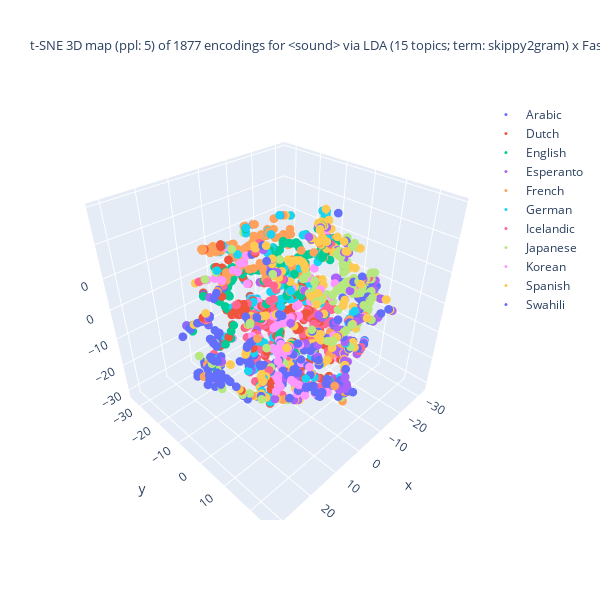
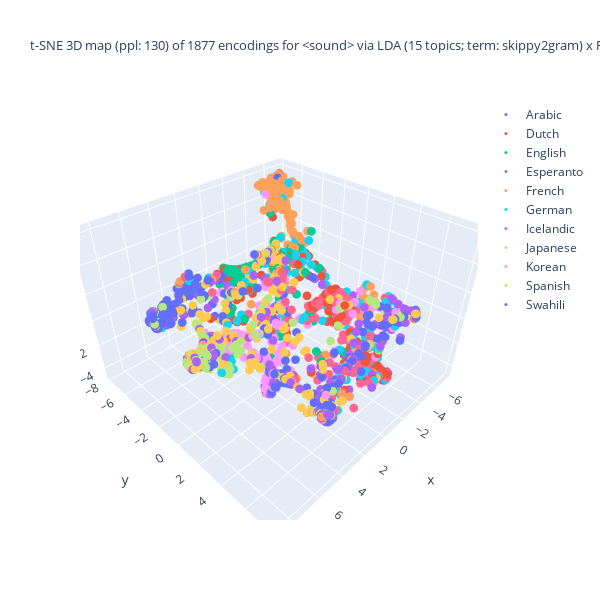
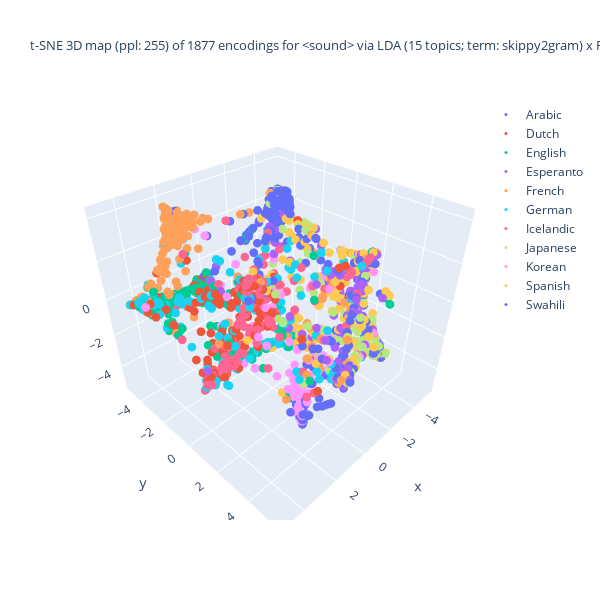

The notebook cell saved with these charts, in order:
### Markdown cell above
t-SNE の結果の可視化 (3D)

### Code cell
## tSNE の結果の可視化: Plotly を使った 3D 描画

import numpy as np
from sklearn.manifold import TSNE as tSNE
import plotly.express as pex
import plotly.graph_objects as go
import matplotlib.pyplot as plt

## tSNE のパラメターを設定
max_perplexity_factor = 3
perplexity_max_val = round(len(doc_fit_df)/max_perplexity_factor)
print(f"perplexity_max_val: {perplexity_max_val}")

divider = 5
perplexity_increment = round(perplexity_max_val/divider)
print(f"perplexity_increment: {perplexity_increment}")

## tSNE を段階的に実行
df_size = len(doc_fit_df)
exit_after_step = 3 # 15 is largest enough to complete the all steps
ppl_vals = enumerate(range(5, perplexity_max_val, perplexity_increment))
for step, ppl_val in ppl_vals:
    ## 早期終了の判定
    if step >= exit_after_step:
        continue
    ## tSNE 事例の生成
    tSNE_3d_varied = tSNE(n_components = 3, random_state = 0, perplexity = ppl_val,
                          n_iter = 1000)

    ## データに適用
    doc_enc = np.array(list(doc_fit_df['enc']))
    doc_tSNE_3d_varied = tSNE_3d_varied.fit_transform(doc_enc)

    ## 色分けの単位を選択
    if color_lang_family:
        colored_var = 'family'
    else:
        colored_var = 'language'
    ##
    X = zip(doc_tSNE_3d_varied[:,0], doc_tSNE_3d_varied[:,1], doc_tSNE_3d_varied[:,2],
            doc_fit_df[colored_var]) # zip(..)が必要
    dfx = pd.DataFrame(X, columns = ['D1', 'D2', 'D3', colored_var])
    ## 作図
    fig = go.Figure()
    for lang in np.unique(main_df[colored_var]):
        traced = dfx[dfx[colored_var] == lang]
        fig.add_trace(
            go.Scatter3d(
                x = traced['D1'], y = traced['D2'], z = traced['D3'],
                name = lang.title(), mode = 'markers', marker = dict(size = 3),
                marker_colorscale = color_palette, # worked??
                showlegend = True
            )
        )
    ## 題の指定
    title_header = f"t-SNE 3D map (ppl: {ppl_val}) of {df_size} encodings for <{doc_attr}> via\n"
    if use_FastText:
        if use_LDA:
            title_body = f"LDA ({n_topics} topics; term: {lda_term_type}) x FastText ({ft_n_dims} dims; term: {ft_term_type}; window: {ft_window_size})"
        else:
            title_body = f"FastText ({ft_n_dims} dims; term: {ft_term_type}; window: {ft_window_size})"
    else:
        title_body = f"LDA ({n_topics} topics; term: {lda_term_type})"
    title_val = title_header + title_body
    fig.update_layout(title = dict(text = title_val, font_size = 13),
                      autosize = False, width = 600, height = 600)
    fig.show()

### Figure 1 — Plotly figure (JSON) as saved in the notebook; plotly's stock layout.template omitted (floating-point values rounded to 4 significant figures; data arrays with more than 128 entries replaced by an {"elided": "..."} marker saying what was removed)
{"data": [{"marker": {"colorscale": [[0, "#2E91E5"], [0.04348, "#E15F99"], [0.08696, "#1CA71C"], [0.1304, "#FB0D0D"], [0.1739, "#DA16FF"], [0.2174, "#222A2A"], [0.2609, "#B68100"], [0.3043, "#750D86"], [0.3478, "#EB663B"], [0.3913, "#511CFB"], [0.4348, "#00A08B"], [0.4783, "#FB00D1"], [0.5217, "#FC0080"], [0.5652, "#B2828D"], [0.6087, "#6C7C32"], [0.6522, "#778AAE"], [0.6957, "#862A16"], [0.7391, "#A777F1"], [0.7826, "#620042"], [0.8261, "#1616A7"], [0.8696, "#DA60CA"], [0.913, "#6C4516"], [0.9565, "#0D2A63"], [1, "#AF0038"]], "size": 3}, "mode": "markers", "name": "Arabic", "showlegend": true, "type": "scatter3d", "x": [22.35, -0.7054, 24.61, 18.57, 13.3, 12.21, 25.37, 9.142, 15.45, -21.72, 13.82, -13.0, 23.8, -10.91, 22.25, 21.19, -6.205, 29.16, 18.37, 12.97, 12.49, 19.94, 28.1, 13.76, 19.37, 22.34, -10.91, 19.52, 28.19, 18.08, 22.32, 9.788, 23.6, 7.029, 29.34, 19.6, 22.08, 24.89, 19.38, 20.12, 29.42, 22.86, 18.25, 8.965, 17.73, 12.23, 12.75, 19.44, 0.8144, 20.74, 22.48, 21.82, 23.19, 17.78, 15.43, 27.12, 11.91, 20.5, 11.59, 18.89, 27.55, 29.03, 20.69, 30.66, 30.03, 27.11, 1.435, 13.71, 20.58, 28.47, 23.64, 13.72, 0.7051, 8.972, 10.46, 10.35, 9.232, 17.6, -10.18, 14.48, 22.91, 15.46, 24.02, 19.0, 20.69, 12.21, 14.46, 24.31, 31.55, 22.73, 12.31, 19.71, 26.76, 13.92, 18.02, 18.89, 30.22, 14.09, 17.8, 26.46, 17.51, 23.11, 14.81, 11.98, 21.62, 14.71, 23.33, 22.91, 11.84, 23.45, 22.37, 29.13, 6.454, 20.47, 13.66, 12.12, 24.68, 6.47, 29.29, 18.12, -22.28, 22.12, 10.07, 2.514, -8.714, 21.82, 8.186], "y": [-3.316, 0.2795, 1.222, -7.939, -1.172, 5.796, -0.9041, -4.095, 0.2997, 8.382, -14.31, 7.633, -7.217, -2.981, 0.9772, 1.972, 5.076, 1.698, -21.62, -1.416, -2.129, 6.841, 3.565, -1.294, -12.64, -5.82, -2.981, 4.278, 4.095, -22.68, -3.459, -4.045, -4.137, -6.668, 3.606, -13.04, -4.952, -0.1487, -12.65, -14.01, 4.341, -8.707, -11.8, -4.874, -8.438, -2.26, -2.127, -18.95, 0.074, -15.38, 0.773, -19.33, -3.74, -8.55, 0.2762, 3.058, 1.777, -17.59, -15.17, 7.81, 1.445, 5.181, -17.19, 4.161, 3.272, 1.363, 15.57, -5.118, 6.323, 1.439, -7.486, -5.099, 0.02727, -4.929, -4.042, -4.044, -25.47, -8.388, -5.958, -0.8617, 0.4378, 0.3186, -3.903, -7.713, -15.24, 5.796, -0.8529, 0.3192, 0.7312, -8.895, 1.445, -18.61, 0.8378, -14.26, -9.399, -19.62, 5.577, -1.261, -11.46, 1.605, -8.269, -3.826, 0.0006145, 1.675, -5.494, -0.6116, -7.977, 0.4371, 2.567, -7.787, 0.8718, 6.226, -6.278, -17.64, -1.217, 1.476, -3.787, -0.3525, 5.218, -11.7, 17.17, -5.345, -4.019, -6.392, -6.697, -19.32, -5.452], "z": [-0.7651, -17.12, 0.09359, -2.808, -10.76, 20.32, 10.96, -16.86, -2.546, 2.183, 4.428, -18.62, -8.485, -17.46, -9.984, -11.75, -24.32, -0.8033, -6.523, -13.3, -14.17, 11.68, -3.168, -11.47, 0.6313, 0.2158, -17.46, -15.79, -3.295, -6.877, -0.7526, -16.78, 6.163, -9.5, -2.238, 0.3631, -0.6255, -5.467, 0.6255, -0.3085, -4.504, -9.104, 1.644, -17.89, -1.9, -14.5, -14.42, -5.237, 6.062, -1.347, -9.563, -6.906, -4.423, -1.853, -2.686, 1.125, -10.47, -3.74, 5.629, 12.14, -0.4479, -0.4646, -3.308, -1.537, -1.156, -0.3773, -14.76, -12.1, 12.5, -0.6906, -8.546, -12.1, 6.173, -18.01, -6.604, -6.644, -1.639, -1.868, -29.51, -7.959, -8.76, -2.486, 7.126, -3.546, -1.236, 20.33, -7.993, -3.519, -2.192, -9.153, -10.1, -4.836, -0.2614, 4.366, -1.342, -6.062, 0.03823, -9.799, 2.076, -3.712, -1.901, -4.356, -2.81, -10.49, -1.441, -4.918, -8.731, -8.761, -9.843, -8.43, -9.771, -1.241, -9.536, -3.792, -11.71, -10.59, 9.036, -17.25, -0.4553, 1.762, -1.429, -0.4291, -6.75, -25.11, -29.51, -6.895, -13.42]}, {"marker": {"colorscale": [[0, "#2E91E5"], [0.04348, "#E15F99"], [0.08696, "#1CA71C"], [0.1304, "#FB0D0D"], [0.1739, "#DA16FF"], [0.2174, "#222A2A"], [0.2609, "#B68100"], [0.3043, "#750D86"], [0.3478, "#EB663B"], [0.3913, "#511CFB"], [0.4348, "#00A08B"], [0.4783, "#FB00D1"], [0.5217, "#FC0080"], [0.5652, "#B2828D"], [0.6087, "#6C7C32"], [0.6522, "#778AAE"], [0.6957, "#862A16"], [0.7391, "#A777F1"], [0.7826, "#620042"], [0.8261, "#1616A7"], [0.8696, "#DA60CA"], [0.913, "#6C4516"], [0.9565, "#0D2A63"], [1, "#AF0038"]], "size": 3}, "mode": "markers", "name": "Dutch", "showlegend": true, "type": "scatter3d", "x": {"elided": "208 float values"}, "y": {"elided": "208 float values"}, "z": {"elided": "208 float values"}}, {"marker": {"colorscale": [[0, "#2E91E5"], [0.04348, "#E15F99"], [0.08696, "#1CA71C"], [0.1304, "#FB0D0D"], [0.1739, "#DA16FF"], [0.2174, "#222A2A"], [0.2609, "#B68100"], [0.3043, "#750D86"], [0.3478, "#EB663B"], [0.3913, "#511CFB"], [0.4348, "#00A08B"], [0.4783, "#FB00D1"], [0.5217, "#FC0080"], [0.5652, "#B2828D"], [0.6087, "#6C7C32"], [0.6522, "#778AAE"], [0.6957, "#862A16"], [0.7391, "#A777F1"], [0.7826, "#620042"], [0.8261, "#1616A7"], [0.8696, "#DA60CA"], [0.913, "#6C4516"], [0.9565, "#0D2A63"], [1, "#AF0038"]], "size": 3}, "mode": "markers", "name": "English", "showlegend": true, "type": "scatter3d", "x": {"elided": "187 float values"}, "y": {"elided": "187 float values"}, "z": {"elided": "187 float values"}}, {"marker": {"colorscale": [[0, "#2E91E5"], [0.04348, "#E15F99"], [0.08696, "#1CA71C"], [0.1304, "#FB0D0D"], [0.1739, "#DA16FF"], [0.2174, "#222A2A"], [0.2609, "#B68100"], [0.3043, "#750D86"], [0.3478, "#EB663B"], [0.3913, "#511CFB"], [0.4348, "#00A08B"], [0.4783, "#FB00D1"], [0.5217, "#FC0080"], [0.5652, "#B2828D"], [0.6087, "#6C7C32"], [0.6522, "#778AAE"], [0.6957, "#862A16"], [0.7391, "#A777F1"], [0.7826, "#620042"], [0.8261, "#1616A7"], [0.8696, "#DA60CA"], [0.913, "#6C4516"], [0.9565, "#0D2A63"], [1, "#AF0038"]], "size": 3}, "mode": "markers", "name": "Esperanto", "showlegend": true, "type": "scatter3d", "x": {"elided": "148 float values"}, "y": {"elided": "148 float values"}, "z": {"elided": "148 float values"}}, {"marker": {"colorscale": [[0, "#2E91E5"], [0.04348, "#E15F99"], [0.08696, "#1CA71C"], [0.1304, "#FB0D0D"], [0.1739, "#DA16FF"], [0.2174, "#222A2A"], [0.2609, "#B68100"], [0.3043, "#750D86"], [0.3478, "#EB663B"], [0.3913, "#511CFB"], [0.4348, "#00A08B"], [0.4783, "#FB00D1"], [0.5217, "#FC0080"], [0.5652, "#B2828D"], [0.6087, "#6C7C32"], [0.6522, "#778AAE"], [0.6957, "#862A16"], [0.7391, "#A777F1"], [0.7826, "#620042"], [0.8261, "#1616A7"], [0.8696, "#DA60CA"], [0.913, "#6C4516"], [0.9565, "#0D2A63"], [1, "#AF0038"]], "size": 3}, "mode": "markers", "name": "French", "showlegend": true, "type": "scatter3d", "x": {"elided": "179 float values"}, "y": {"elided": "179 float values"}, "z": {"elided": "179 float values"}}, {"marker": {"colorscale": [[0, "#2E91E5"], [0.04348, "#E15F99"], [0.08696, "#1CA71C"], [0.1304, "#FB0D0D"], [0.1739, "#DA16FF"], [0.2174, "#222A2A"], [0.2609, "#B68100"], [0.3043, "#750D86"], [0.3478, "#EB663B"], [0.3913, "#511CFB"], [0.4348, "#00A08B"], [0.4783, "#FB00D1"], [0.5217, "#FC0080"], [0.5652, "#B2828D"], [0.6087, "#6C7C32"], [0.6522, "#778AAE"], [0.6957, "#862A16"], [0.7391, "#A777F1"], [0.7826, "#620042"], [0.8261, "#1616A7"], [0.8696, "#DA60CA"], [0.913, "#6C4516"], [0.9565, "#0D2A63"], [1, "#AF0038"]], "size": 3}, "mode": "markers", "name": "German", "showlegend": true, "type": "scatter3d", "x": {"elided": "172 float values"}, "y": {"elided": "172 float values"}, "z": {"elided": "172 float values"}}, {"marker": {"colorscale": [[0, "#2E91E5"], [0.04348, "#E15F99"], [0.08696, "#1CA71C"], [0.1304, "#FB0D0D"], [0.1739, "#DA16FF"], [0.2174, "#222A2A"], [0.2609, "#B68100"], [0.3043, "#750D86"], [0.3478, "#EB663B"], [0.3913, "#511CFB"], [0.4348, "#00A08B"], [0.4783, "#FB00D1"], [0.5217, "#FC0080"], [0.5652, "#B2828D"], [0.6087, "#6C7C32"], [0.6522, "#778AAE"], [0.6957, "#862A16"], [0.7391, "#A777F1"], [0.7826, "#620042"], [0.8261, "#1616A7"], [0.8696, "#DA60CA"], [0.913, "#6C4516"], [0.9565, "#0D2A63"], [1, "#AF0038"]], "size": 3}, "mode": "markers", "name": "Icelandic", "showlegend": true, "type": "scatter3d", "x": {"elided": "210 float values"}, "y": {"elided": "210 float values"}, "z": {"elided": "210 float values"}}, {"marker": {"colorscale": [[0, "#2E91E5"], [0.04348, "#E15F99"], [0.08696, "#1CA71C"], [0.1304, "#FB0D0D"], [0.1739, "#DA16FF"], [0.2174, "#222A2A"], [0.2609, "#B68100"], [0.3043, "#750D86"], [0.3478, "#EB663B"], [0.3913, "#511CFB"], [0.4348, "#00A08B"], [0.4783, "#FB00D1"], [0.5217, "#FC0080"], [0.5652, "#B2828D"], [0.6087, "#6C7C32"], [0.6522, "#778AAE"], [0.6957, "#862A16"], [0.7391, "#A777F1"], [0.7826, "#620042"], [0.8261, "#1616A7"], [0.8696, "#DA60CA"], [0.913, "#6C4516"], [0.9565, "#0D2A63"], [1, "#AF0038"]], "size": 3}, "mode": "markers", "name": "Japanese", "showlegend": true, "type": "scatter3d", "x": {"elided": "139 float values"}, "y": {"elided": "139 float values"}, "z": {"elided": "139 float values"}}, {"marker": {"colorscale": [[0, "#2E91E5"], [0.04348, "#E15F99"], [0.08696, "#1CA71C"], [0.1304, "#FB0D0D"], [0.1739, "#DA16FF"], [0.2174, "#222A2A"], [0.2609, "#B68100"], [0.3043, "#750D86"], [0.3478, "#EB663B"], [0.3913, "#511CFB"], [0.4348, "#00A08B"], [0.4783, "#FB00D1"], [0.5217, "#FC0080"], [0.5652, "#B2828D"], [0.6087, "#6C7C32"], [0.6522, "#778AAE"], [0.6957, "#862A16"], [0.7391, "#A777F1"], [0.7826, "#620042"], [0.8261, "#1616A7"], [0.8696, "#DA60CA"], [0.913, "#6C4516"], [0.9565, "#0D2A63"], [1, "#AF0038"]], "size": 3}, "mode": "markers", "name": "Korean", "showlegend": true, "type": "scatter3d", "x": {"elided": "132 float values"}, "y": {"elided": "132 float values"}, "z": {"elided": "132 float values"}}, {"marker": {"colorscale": [[0, "#2E91E5"], [0.04348, "#E15F99"], [0.08696, "#1CA71C"], [0.1304, "#FB0D0D"], [0.1739, "#DA16FF"], [0.2174, "#222A2A"], [0.2609, "#B68100"], [0.3043, "#750D86"], [0.3478, "#EB663B"], [0.3913, "#511CFB"], [0.4348, "#00A08B"], [0.4783, "#FB00D1"], [0.5217, "#FC0080"], [0.5652, "#B2828D"], [0.6087, "#6C7C32"], [0.6522, "#778AAE"], [0.6957, "#862A16"], [0.7391, "#A777F1"], [0.7826, "#620042"], [0.8261, "#1616A7"], [0.8696, "#DA60CA"], [0.913, "#6C4516"], [0.9565, "#0D2A63"], [1, "#AF0038"]], "size": 3}, "mode": "markers", "name": "Spanish", "showlegend": true, "type": "scatter3d", "x": {"elided": "197 float values"}, "y": {"elided": "197 float values"}, "z": {"elided": "197 float values"}}, {"marker": {"colorscale": [[0, "#2E91E5"], [0.04348, "#E15F99"], [0.08696, "#1CA71C"], [0.1304, "#FB0D0D"], [0.1739, "#DA16FF"], [0.2174, "#222A2A"], [0.2609, "#B68100"], [0.3043, "#750D86"], [0.3478, "#EB663B"], [0.3913, "#511CFB"], [0.4348, "#00A08B"], [0.4783, "#FB00D1"], [0.5217, "#FC0080"], [0.5652, "#B2828D"], [0.6087, "#6C7C32"], [0.6522, "#778AAE"], [0.6957, "#862A16"], [0.7391, "#A777F1"], [0.7826, "#620042"], [0.8261, "#1616A7"], [0.8696, "#DA60CA"], [0.913, "#6C4516"], [0.9565, "#0D2A63"], [1, "#AF0038"]], "size": 3}, "mode": "markers", "name": "Swahili", "showlegend": true, "type": "scatter3d", "x": {"elided": "178 float values"}, "y": {"elided": "178 float values"}, "z": {"elided": "178 float values"}}], "layout": {"autosize": false, "height": 600, "title": {"font": {"size": 13}, "text": "t-SNE 3D map (ppl: 5) of 1877 encodings for <sound> via\nLDA (15 topics; term: skippy2gram) x FastText (30 dims; term: 3gram; window: 5)"}, "width": 600}}

### Figure 2 — Plotly figure (JSON) as saved in the notebook; plotly's stock layout.template omitted (floating-point values rounded to 4 significant figures; data arrays with more than 128 entries replaced by an {"elided": "..."} marker saying what was removed)
{"data": [{"marker": {"colorscale": [[0, "#2E91E5"], [0.04348, "#E15F99"], [0.08696, "#1CA71C"], [0.1304, "#FB0D0D"], [0.1739, "#DA16FF"], [0.2174, "#222A2A"], [0.2609, "#B68100"], [0.3043, "#750D86"], [0.3478, "#EB663B"], [0.3913, "#511CFB"], [0.4348, "#00A08B"], [0.4783, "#FB00D1"], [0.5217, "#FC0080"], [0.5652, "#B2828D"], [0.6087, "#6C7C32"], [0.6522, "#778AAE"], [0.6957, "#862A16"], [0.7391, "#A777F1"], [0.7826, "#620042"], [0.8261, "#1616A7"], [0.8696, "#DA60CA"], [0.913, "#6C4516"], [0.9565, "#0D2A63"], [1, "#AF0038"]], "size": 3}, "mode": "markers", "name": "Arabic", "showlegend": true, "type": "scatter3d", "x": [6.458, -1.432, 6.475, 5.814, 3.76, 2.004, 2.788, -1.435, 5.79, -2.086, 5.009, -2.096, 5.834, -2.744, 5.772, 5.335, -2.542, 6.746, 1.952, 3.796, 3.623, 3.541, 6.466, 3.766, 5.385, 6.013, -2.744, 3.406, 6.497, 0.2145, 6.404, -1.451, 5.349, -0.6305, 6.677, 5.176, 6.145, 5.801, 5.378, 4.728, 6.637, 5.472, 5.322, -1.657, 6.155, 3.606, 3.647, 2.862, -1.214, 3.528, 5.85, 2.498, 5.806, 6.133, 5.767, 6.793, 4.356, 3.013, 5.064, 3.201, 6.643, 6.722, 3.085, 6.601, 6.766, 6.743, 4.692, 2.634, 3.521, 6.217, 5.759, 2.901, -1.215, -1.767, 4.518, 4.63, -0.5523, 6.17, -3.023, 4.292, 6.006, 5.805, 4.707, 5.679, 3.678, 2.004, 4.534, 5.807, 6.741, 5.071, 4.232, 2.908, 6.61, 4.955, 5.592, 2.707, 6.319, 3.735, 5.52, 6.254, 6.204, 5.72, 5.618, 4.194, 5.693, 5.209, 5.657, 6.007, 4.196, 5.553, 5.819, 6.661, -0.8253, 3.003, 3.811, 4.225, 4.212, 0.9132, 6.774, 5.288, 3.627, 6.069, 4.28, -1.732, -3.374, 2.704, 0.4241], "y": [-4.677, 5.186, -5.534, -4.785, -4.877, 1.35, -4.161, 3.932, -4.332, 7.032, -4.563, 4.711, -5.431, 4.658, -4.641, -4.04, 5.005, -5.586, -6.379, -5.156, -5.226, -1.148, -5.148, -4.936, -5.557, -4.316, 4.658, -2.345, -5.138, -6.667, -4.635, 3.933, -5.01, -2.155, -5.686, -5.578, -4.559, -5.152, -5.559, -5.699, -5.647, -5.263, -5.303, 4.113, -4.755, -5.304, -5.198, -6.173, -2.053, -5.964, -4.727, -6.124, -5.413, -4.733, -4.315, -4.945, -4.915, -6.136, -4.115, -0.5066, -5.658, -5.58, -6.118, -5.09, -4.973, -5.134, 7.032, -5.771, -1.182, -5.513, -5.406, -5.685, -2.067, 4.221, -3.876, -3.866, -7.289, -4.755, 6.0, -3.188, -4.806, -4.343, -4.763, -5.145, -5.969, 1.35, -4.047, -5.717, -5.071, -5.012, -4.87, -6.162, -5.504, -4.666, -4.834, -6.214, -5.423, -4.502, -5.374, -5.82, -4.78, -5.325, -4.308, -4.936, -4.848, -4.028, -5.362, -4.807, -4.707, -5.129, -4.698, -4.956, -2.147, -6.139, -5.02, -5.045, -4.602, 4.928, -5.566, -5.126, -3.221, -4.513, -3.658, 5.003, 5.991, -6.099, -2.19], "z": [0.2968, -2.504, 0.7344, 0.5931, 1.801, 4.798, 0.1957, -3.276, 0.8614, 2.408, 1.744, -2.011, 0.7951, -2.792, -0.08284, 0.07401, -3.725, 0.1904, 0.176, 2.159, 2.222, 2.854, -0.3925, 2.058, 0.2424, 0.1769, -2.792, 0.435, -0.3794, -0.1758, 0.2996, -3.401, -0.06159, -1.816, 0.05116, 0.3032, 0.1053, -0.2691, 0.2431, 0.3557, -0.02948, 1.243, 0.5276, -3.215, 0.7471, 2.394, 2.259, 0.3247, -1.183, 0.3406, -0.08158, 0.319, -0.1819, 0.7516, 0.8724, 0.208, 1.6, 0.3297, 2.918, 3.066, -0.002412, -0.0163, 0.3301, -0.3075, 0.0221, 0.5846, -0.4119, 1.445, 2.733, -0.3967, 0.8991, 1.469, -0.8214, -3.158, 0.8671, 0.5439, -0.8461, 0.75, -3.771, 2.292, -0.1788, 0.8568, -0.02422, 0.6711, 0.3253, 4.798, 1.704, 0.1737, 0.5651, 0.8803, 1.735, 0.3268, 0.6696, 1.301, 0.5131, 0.3111, -0.4199, 1.997, 0.8796, 0.5171, 0.7377, -0.09461, 0.8758, 1.74, 0.1199, 1.101, 0.9884, -0.1792, 1.635, 0.7675, -0.09342, -0.1765, -1.83, 0.3296, 2.052, 1.79, -0.05203, -1.859, 0.116, 0.5873, 2.838, 0.1145, 0.4925, -3.49, -3.356, 0.3433, -0.778]}, {"marker": {"colorscale": [[0, "#2E91E5"], [0.04348, "#E15F99"], [0.08696, "#1CA71C"], [0.1304, "#FB0D0D"], [0.1739, "#DA16FF"], [0.2174, "#222A2A"], [0.2609, "#B68100"], [0.3043, "#750D86"], [0.3478, "#EB663B"], [0.3913, "#511CFB"], [0.4348, "#00A08B"], [0.4783, "#FB00D1"], [0.5217, "#FC0080"], [0.5652, "#B2828D"], [0.6087, "#6C7C32"], [0.6522, "#778AAE"], [0.6957, "#862A16"], [0.7391, "#A777F1"], [0.7826, "#620042"], [0.8261, "#1616A7"], [0.8696, "#DA60CA"], [0.913, "#6C4516"], [0.9565, "#0D2A63"], [1, "#AF0038"]], "size": 3}, "mode": "markers", "name": "Dutch", "showlegend": true, "type": "scatter3d", "x": {"elided": "208 float values"}, "y": {"elided": "208 float values"}, "z": {"elided": "208 float values"}}, {"marker": {"colorscale": [[0, "#2E91E5"], [0.04348, "#E15F99"], [0.08696, "#1CA71C"], [0.1304, "#FB0D0D"], [0.1739, "#DA16FF"], [0.2174, "#222A2A"], [0.2609, "#B68100"], [0.3043, "#750D86"], [0.3478, "#EB663B"], [0.3913, "#511CFB"], [0.4348, "#00A08B"], [0.4783, "#FB00D1"], [0.5217, "#FC0080"], [0.5652, "#B2828D"], [0.6087, "#6C7C32"], [0.6522, "#778AAE"], [0.6957, "#862A16"], [0.7391, "#A777F1"], [0.7826, "#620042"], [0.8261, "#1616A7"], [0.8696, "#DA60CA"], [0.913, "#6C4516"], [0.9565, "#0D2A63"], [1, "#AF0038"]], "size": 3}, "mode": "markers", "name": "English", "showlegend": true, "type": "scatter3d", "x": {"elided": "187 float values"}, "y": {"elided": "187 float values"}, "z": {"elided": "187 float values"}}, {"marker": {"colorscale": [[0, "#2E91E5"], [0.04348, "#E15F99"], [0.08696, "#1CA71C"], [0.1304, "#FB0D0D"], [0.1739, "#DA16FF"], [0.2174, "#222A2A"], [0.2609, "#B68100"], [0.3043, "#750D86"], [0.3478, "#EB663B"], [0.3913, "#511CFB"], [0.4348, "#00A08B"], [0.4783, "#FB00D1"], [0.5217, "#FC0080"], [0.5652, "#B2828D"], [0.6087, "#6C7C32"], [0.6522, "#778AAE"], [0.6957, "#862A16"], [0.7391, "#A777F1"], [0.7826, "#620042"], [0.8261, "#1616A7"], [0.8696, "#DA60CA"], [0.913, "#6C4516"], [0.9565, "#0D2A63"], [1, "#AF0038"]], "size": 3}, "mode": "markers", "name": "Esperanto", "showlegend": true, "type": "scatter3d", "x": {"elided": "148 float values"}, "y": {"elided": "148 float values"}, "z": {"elided": "148 float values"}}, {"marker": {"colorscale": [[0, "#2E91E5"], [0.04348, "#E15F99"], [0.08696, "#1CA71C"], [0.1304, "#FB0D0D"], [0.1739, "#DA16FF"], [0.2174, "#222A2A"], [0.2609, "#B68100"], [0.3043, "#750D86"], [0.3478, "#EB663B"], [0.3913, "#511CFB"], [0.4348, "#00A08B"], [0.4783, "#FB00D1"], [0.5217, "#FC0080"], [0.5652, "#B2828D"], [0.6087, "#6C7C32"], [0.6522, "#778AAE"], [0.6957, "#862A16"], [0.7391, "#A777F1"], [0.7826, "#620042"], [0.8261, "#1616A7"], [0.8696, "#DA60CA"], [0.913, "#6C4516"], [0.9565, "#0D2A63"], [1, "#AF0038"]], "size": 3}, "mode": "markers", "name": "French", "showlegend": true, "type": "scatter3d", "x": {"elided": "179 float values"}, "y": {"elided": "179 float values"}, "z": {"elided": "179 float values"}}, {"marker": {"colorscale": [[0, "#2E91E5"], [0.04348, "#E15F99"], [0.08696, "#1CA71C"], [0.1304, "#FB0D0D"], [0.1739, "#DA16FF"], [0.2174, "#222A2A"], [0.2609, "#B68100"], [0.3043, "#750D86"], [0.3478, "#EB663B"], [0.3913, "#511CFB"], [0.4348, "#00A08B"], [0.4783, "#FB00D1"], [0.5217, "#FC0080"], [0.5652, "#B2828D"], [0.6087, "#6C7C32"], [0.6522, "#778AAE"], [0.6957, "#862A16"], [0.7391, "#A777F1"], [0.7826, "#620042"], [0.8261, "#1616A7"], [0.8696, "#DA60CA"], [0.913, "#6C4516"], [0.9565, "#0D2A63"], [1, "#AF0038"]], "size": 3}, "mode": "markers", "name": "German", "showlegend": true, "type": "scatter3d", "x": {"elided": "172 float values"}, "y": {"elided": "172 float values"}, "z": {"elided": "172 float values"}}, {"marker": {"colorscale": [[0, "#2E91E5"], [0.04348, "#E15F99"], [0.08696, "#1CA71C"], [0.1304, "#FB0D0D"], [0.1739, "#DA16FF"], [0.2174, "#222A2A"], [0.2609, "#B68100"], [0.3043, "#750D86"], [0.3478, "#EB663B"], [0.3913, "#511CFB"], [0.4348, "#00A08B"], [0.4783, "#FB00D1"], [0.5217, "#FC0080"], [0.5652, "#B2828D"], [0.6087, "#6C7C32"], [0.6522, "#778AAE"], [0.6957, "#862A16"], [0.7391, "#A777F1"], [0.7826, "#620042"], [0.8261, "#1616A7"], [0.8696, "#DA60CA"], [0.913, "#6C4516"], [0.9565, "#0D2A63"], [1, "#AF0038"]], "size": 3}, "mode": "markers", "name": "Icelandic", "showlegend": true, "type": "scatter3d", "x": {"elided": "210 float values"}, "y": {"elided": "210 float values"}, "z": {"elided": "210 float values"}}, {"marker": {"colorscale": [[0, "#2E91E5"], [0.04348, "#E15F99"], [0.08696, "#1CA71C"], [0.1304, "#FB0D0D"], [0.1739, "#DA16FF"], [0.2174, "#222A2A"], [0.2609, "#B68100"], [0.3043, "#750D86"], [0.3478, "#EB663B"], [0.3913, "#511CFB"], [0.4348, "#00A08B"], [0.4783, "#FB00D1"], [0.5217, "#FC0080"], [0.5652, "#B2828D"], [0.6087, "#6C7C32"], [0.6522, "#778AAE"], [0.6957, "#862A16"], [0.7391, "#A777F1"], [0.7826, "#620042"], [0.8261, "#1616A7"], [0.8696, "#DA60CA"], [0.913, "#6C4516"], [0.9565, "#0D2A63"], [1, "#AF0038"]], "size": 3}, "mode": "markers", "name": "Japanese", "showlegend": true, "type": "scatter3d", "x": {"elided": "139 float values"}, "y": {"elided": "139 float values"}, "z": {"elided": "139 float values"}}, {"marker": {"colorscale": [[0, "#2E91E5"], [0.04348, "#E15F99"], [0.08696, "#1CA71C"], [0.1304, "#FB0D0D"], [0.1739, "#DA16FF"], [0.2174, "#222A2A"], [0.2609, "#B68100"], [0.3043, "#750D86"], [0.3478, "#EB663B"], [0.3913, "#511CFB"], [0.4348, "#00A08B"], [0.4783, "#FB00D1"], [0.5217, "#FC0080"], [0.5652, "#B2828D"], [0.6087, "#6C7C32"], [0.6522, "#778AAE"], [0.6957, "#862A16"], [0.7391, "#A777F1"], [0.7826, "#620042"], [0.8261, "#1616A7"], [0.8696, "#DA60CA"], [0.913, "#6C4516"], [0.9565, "#0D2A63"], [1, "#AF0038"]], "size": 3}, "mode": "markers", "name": "Korean", "showlegend": true, "type": "scatter3d", "x": {"elided": "132 float values"}, "y": {"elided": "132 float values"}, "z": {"elided": "132 float values"}}, {"marker": {"colorscale": [[0, "#2E91E5"], [0.04348, "#E15F99"], [0.08696, "#1CA71C"], [0.1304, "#FB0D0D"], [0.1739, "#DA16FF"], [0.2174, "#222A2A"], [0.2609, "#B68100"], [0.3043, "#750D86"], [0.3478, "#EB663B"], [0.3913, "#511CFB"], [0.4348, "#00A08B"], [0.4783, "#FB00D1"], [0.5217, "#FC0080"], [0.5652, "#B2828D"], [0.6087, "#6C7C32"], [0.6522, "#778AAE"], [0.6957, "#862A16"], [0.7391, "#A777F1"], [0.7826, "#620042"], [0.8261, "#1616A7"], [0.8696, "#DA60CA"], [0.913, "#6C4516"], [0.9565, "#0D2A63"], [1, "#AF0038"]], "size": 3}, "mode": "markers", "name": "Spanish", "showlegend": true, "type": "scatter3d", "x": {"elided": "197 float values"}, "y": {"elided": "197 float values"}, "z": {"elided": "197 float values"}}, {"marker": {"colorscale": [[0, "#2E91E5"], [0.04348, "#E15F99"], [0.08696, "#1CA71C"], [0.1304, "#FB0D0D"], [0.1739, "#DA16FF"], [0.2174, "#222A2A"], [0.2609, "#B68100"], [0.3043, "#750D86"], [0.3478, "#EB663B"], [0.3913, "#511CFB"], [0.4348, "#00A08B"], [0.4783, "#FB00D1"], [0.5217, "#FC0080"], [0.5652, "#B2828D"], [0.6087, "#6C7C32"], [0.6522, "#778AAE"], [0.6957, "#862A16"], [0.7391, "#A777F1"], [0.7826, "#620042"], [0.8261, "#1616A7"], [0.8696, "#DA60CA"], [0.913, "#6C4516"], [0.9565, "#0D2A63"], [1, "#AF0038"]], "size": 3}, "mode": "markers", "name": "Swahili", "showlegend": true, "type": "scatter3d", "x": {"elided": "178 float values"}, "y": {"elided": "178 float values"}, "z": {"elided": "178 float values"}}], "layout": {"autosize": false, "height": 600, "title": {"font": {"size": 13}, "text": "t-SNE 3D map (ppl: 130) of 1877 encodings for <sound> via\nLDA (15 topics; term: skippy2gram) x FastText (30 dims; term: 3gram; window: 5)"}, "width": 600}}

### Figure 3 — Plotly figure (JSON) as saved in the notebook; plotly's stock layout.template omitted (floating-point values rounded to 4 significant figures; data arrays with more than 128 entries replaced by an {"elided": "..."} marker saying what was removed)
{"data": [{"marker": {"colorscale": [[0, "#2E91E5"], [0.04348, "#E15F99"], [0.08696, "#1CA71C"], [0.1304, "#FB0D0D"], [0.1739, "#DA16FF"], [0.2174, "#222A2A"], [0.2609, "#B68100"], [0.3043, "#750D86"], [0.3478, "#EB663B"], [0.3913, "#511CFB"], [0.4348, "#00A08B"], [0.4783, "#FB00D1"], [0.5217, "#FC0080"], [0.5652, "#B2828D"], [0.6087, "#6C7C32"], [0.6522, "#778AAE"], [0.6957, "#862A16"], [0.7391, "#A777F1"], [0.7826, "#620042"], [0.8261, "#1616A7"], [0.8696, "#DA60CA"], [0.913, "#6C4516"], [0.9565, "#0D2A63"], [1, "#AF0038"]], "size": 3}, "mode": "markers", "name": "Arabic", "showlegend": true, "type": "scatter3d", "x": [-3.052, 1.575, -2.499, -2.599, -1.201, -5.289, -0.1339, 1.229, -2.827, 1.353, -1.648, 2.145, -2.315, 2.496, -2.576, -2.478, 2.808, -3.136, -0.6332, -0.7964, -0.4745, -3.43, -3.142, -1.004, -2.272, -2.896, 2.496, -2.043, -3.142, 0.0833, -3.022, 1.274, -2.624, 0.8357, -2.788, -2.191, -2.946, -2.846, -2.271, -2.054, -3.017, -2.22, -2.111, 1.622, -2.947, -0.1707, -0.4688, -1.365, 0.4765, -1.731, -2.588, -1.098, -2.247, -2.936, -2.815, -3.143, -1.675, -1.473, -0.582, -3.777, -3.14, -2.588, -1.522, -3.063, -2.541, -2.962, -2.311, -0.09275, -3.245, -3.117, -2.314, -0.4775, 0.243, 1.754, -2.06, -2.116, 0.4272, -2.956, 2.842, -2.147, -2.61, -2.835, -2.47, -2.168, -1.798, -5.289, -1.932, -2.434, -2.719, -2.078, -1.555, -1.398, -2.975, -1.892, -2.447, -1.245, -2.64, -1.193, -2.077, -2.433, -2.968, -2.21, -2.657, -1.53, -2.734, -2.431, -2.276, -2.61, -1.596, -2.426, -2.585, -2.965, 0.9202, -1.467, -0.9972, -1.477, -2.363, -0.6505, -2.531, -2.113, -1.595, -2.916, -1.907, 1.946, 2.831, -1.255, 0.06182], "y": [-1.899, 1.728, -2.101, -1.843, -1.244, 0.01384, -2.126, 0.5337, -1.907, 5.012, -1.883, 1.274, -1.853, 1.207, -1.628, -1.335, 1.651, -2.365, -3.449, -1.001, -0.8011, -0.838, -2.338, -1.022, -2.517, -1.691, 1.207, 0.1715, -2.343, -3.971, -1.865, 0.5315, -2.389, -1.999, -2.411, -2.501, -1.794, -2.512, -2.518, -2.52, -2.02, -1.536, -2.193, 0.7232, -2.182, -0.5434, -0.7646, -2.921, -1.486, -2.618, -1.672, -2.912, -2.266, -2.164, -1.893, -2.357, -1.485, -2.846, -2.391, -0.3948, -2.358, -2.604, -2.815, -2.081, -2.191, -1.98, 3.484, -1.219, -0.7448, -2.111, -1.769, -1.389, -1.378, 0.8158, -1.501, -1.631, -4.438, -2.193, 1.647, -1.132, -1.736, -1.916, -2.233, -2.111, -2.65, 0.01384, -1.433, -2.643, -2.704, -1.823, -1.454, -2.896, -1.984, -1.736, -2.301, -3.011, -2.064, -0.9728, -1.933, -2.581, -2.226, -2.246, -1.811, -1.408, -1.728, -1.825, -1.71, -1.737, -1.491, -1.691, -1.656, -2.006, -1.781, -2.85, -1.025, -1.475, -2.141, 1.395, -2.564, -2.047, -0.4326, -1.764, -1.456, 1.194, 1.661, -2.837, -0.7245], "z": [3.381, 2.494, 3.866, 3.161, 2.524, -0.4992, 2.187, 2.582, 2.798, -0.5374, 3.01, 1.677, 3.555, 2.006, 3.43, 3.187, 2.108, 3.421, 0.9262, 2.829, 2.691, 1.016, 3.44, 2.672, 3.073, 3.095, 2.007, 2.411, 3.432, -0.1147, 3.353, 2.755, 2.875, -3.516, 3.809, 2.964, 3.262, 3.033, 3.068, 2.776, 3.708, 3.346, 3.128, 2.55, 2.979, 2.725, 2.69, 1.895, -3.717, 2.365, 3.493, 1.542, 3.646, 2.969, 2.79, 3.393, 2.97, 2.03, 3.245, 0.402, 3.419, 3.682, 2.091, 3.676, 3.892, 3.737, 2.914, 1.93, 0.9299, 3.582, 3.504, 2.196, -3.7, 2.459, 2.4, 2.616, -0.4545, 2.981, 2.973, 1.744, 3.612, 2.805, 2.6, 3.306, 2.445, -0.4992, 2.364, 3.325, 3.409, 2.975, 2.865, 1.936, 3.727, 2.966, 2.942, 1.744, 3.883, 2.36, 3.383, 3.62, 2.994, 3.554, 2.782, 2.927, 3.256, 2.434, 3.425, 3.614, 2.784, 3.269, 3.471, 3.752, -3.398, 2.022, 2.751, 3.043, 2.28, 2.238, 3.719, 3.112, 3.561, 3.21, 2.063, 2.217, 2.965, 1.732, 1.071]}, {"marker": {"colorscale": [[0, "#2E91E5"], [0.04348, "#E15F99"], [0.08696, "#1CA71C"], [0.1304, "#FB0D0D"], [0.1739, "#DA16FF"], [0.2174, "#222A2A"], [0.2609, "#B68100"], [0.3043, "#750D86"], [0.3478, "#EB663B"], [0.3913, "#511CFB"], [0.4348, "#00A08B"], [0.4783, "#FB00D1"], [0.5217, "#FC0080"], [0.5652, "#B2828D"], [0.6087, "#6C7C32"], [0.6522, "#778AAE"], [0.6957, "#862A16"], [0.7391, "#A777F1"], [0.7826, "#620042"], [0.8261, "#1616A7"], [0.8696, "#DA60CA"], [0.913, "#6C4516"], [0.9565, "#0D2A63"], [1, "#AF0038"]], "size": 3}, "mode": "markers", "name": "Dutch", "showlegend": true, "type": "scatter3d", "x": {"elided": "208 float values"}, "y": {"elided": "208 float values"}, "z": {"elided": "208 float values"}}, {"marker": {"colorscale": [[0, "#2E91E5"], [0.04348, "#E15F99"], [0.08696, "#1CA71C"], [0.1304, "#FB0D0D"], [0.1739, "#DA16FF"], [0.2174, "#222A2A"], [0.2609, "#B68100"], [0.3043, "#750D86"], [0.3478, "#EB663B"], [0.3913, "#511CFB"], [0.4348, "#00A08B"], [0.4783, "#FB00D1"], [0.5217, "#FC0080"], [0.5652, "#B2828D"], [0.6087, "#6C7C32"], [0.6522, "#778AAE"], [0.6957, "#862A16"], [0.7391, "#A777F1"], [0.7826, "#620042"], [0.8261, "#1616A7"], [0.8696, "#DA60CA"], [0.913, "#6C4516"], [0.9565, "#0D2A63"], [1, "#AF0038"]], "size": 3}, "mode": "markers", "name": "English", "showlegend": true, "type": "scatter3d", "x": {"elided": "187 float values"}, "y": {"elided": "187 float values"}, "z": {"elided": "187 float values"}}, {"marker": {"colorscale": [[0, "#2E91E5"], [0.04348, "#E15F99"], [0.08696, "#1CA71C"], [0.1304, "#FB0D0D"], [0.1739, "#DA16FF"], [0.2174, "#222A2A"], [0.2609, "#B68100"], [0.3043, "#750D86"], [0.3478, "#EB663B"], [0.3913, "#511CFB"], [0.4348, "#00A08B"], [0.4783, "#FB00D1"], [0.5217, "#FC0080"], [0.5652, "#B2828D"], [0.6087, "#6C7C32"], [0.6522, "#778AAE"], [0.6957, "#862A16"], [0.7391, "#A777F1"], [0.7826, "#620042"], [0.8261, "#1616A7"], [0.8696, "#DA60CA"], [0.913, "#6C4516"], [0.9565, "#0D2A63"], [1, "#AF0038"]], "size": 3}, "mode": "markers", "name": "Esperanto", "showlegend": true, "type": "scatter3d", "x": {"elided": "148 float values"}, "y": {"elided": "148 float values"}, "z": {"elided": "148 float values"}}, {"marker": {"colorscale": [[0, "#2E91E5"], [0.04348, "#E15F99"], [0.08696, "#1CA71C"], [0.1304, "#FB0D0D"], [0.1739, "#DA16FF"], [0.2174, "#222A2A"], [0.2609, "#B68100"], [0.3043, "#750D86"], [0.3478, "#EB663B"], [0.3913, "#511CFB"], [0.4348, "#00A08B"], [0.4783, "#FB00D1"], [0.5217, "#FC0080"], [0.5652, "#B2828D"], [0.6087, "#6C7C32"], [0.6522, "#778AAE"], [0.6957, "#862A16"], [0.7391, "#A777F1"], [0.7826, "#620042"], [0.8261, "#1616A7"], [0.8696, "#DA60CA"], [0.913, "#6C4516"], [0.9565, "#0D2A63"], [1, "#AF0038"]], "size": 3}, "mode": "markers", "name": "French", "showlegend": true, "type": "scatter3d", "x": {"elided": "179 float values"}, "y": {"elided": "179 float values"}, "z": {"elided": "179 float values"}}, {"marker": {"colorscale": [[0, "#2E91E5"], [0.04348, "#E15F99"], [0.08696, "#1CA71C"], [0.1304, "#FB0D0D"], [0.1739, "#DA16FF"], [0.2174, "#222A2A"], [0.2609, "#B68100"], [0.3043, "#750D86"], [0.3478, "#EB663B"], [0.3913, "#511CFB"], [0.4348, "#00A08B"], [0.4783, "#FB00D1"], [0.5217, "#FC0080"], [0.5652, "#B2828D"], [0.6087, "#6C7C32"], [0.6522, "#778AAE"], [0.6957, "#862A16"], [0.7391, "#A777F1"], [0.7826, "#620042"], [0.8261, "#1616A7"], [0.8696, "#DA60CA"], [0.913, "#6C4516"], [0.9565, "#0D2A63"], [1, "#AF0038"]], "size": 3}, "mode": "markers", "name": "German", "showlegend": true, "type": "scatter3d", "x": {"elided": "172 float values"}, "y": {"elided": "172 float values"}, "z": {"elided": "172 float values"}}, {"marker": {"colorscale": [[0, "#2E91E5"], [0.04348, "#E15F99"], [0.08696, "#1CA71C"], [0.1304, "#FB0D0D"], [0.1739, "#DA16FF"], [0.2174, "#222A2A"], [0.2609, "#B68100"], [0.3043, "#750D86"], [0.3478, "#EB663B"], [0.3913, "#511CFB"], [0.4348, "#00A08B"], [0.4783, "#FB00D1"], [0.5217, "#FC0080"], [0.5652, "#B2828D"], [0.6087, "#6C7C32"], [0.6522, "#778AAE"], [0.6957, "#862A16"], [0.7391, "#A777F1"], [0.7826, "#620042"], [0.8261, "#1616A7"], [0.8696, "#DA60CA"], [0.913, "#6C4516"], [0.9565, "#0D2A63"], [1, "#AF0038"]], "size": 3}, "mode": "markers", "name": "Icelandic", "showlegend": true, "type": "scatter3d", "x": {"elided": "210 float values"}, "y": {"elided": "210 float values"}, "z": {"elided": "210 float values"}}, {"marker": {"colorscale": [[0, "#2E91E5"], [0.04348, "#E15F99"], [0.08696, "#1CA71C"], [0.1304, "#FB0D0D"], [0.1739, "#DA16FF"], [0.2174, "#222A2A"], [0.2609, "#B68100"], [0.3043, "#750D86"], [0.3478, "#EB663B"], [0.3913, "#511CFB"], [0.4348, "#00A08B"], [0.4783, "#FB00D1"], [0.5217, "#FC0080"], [0.5652, "#B2828D"], [0.6087, "#6C7C32"], [0.6522, "#778AAE"], [0.6957, "#862A16"], [0.7391, "#A777F1"], [0.7826, "#620042"], [0.8261, "#1616A7"], [0.8696, "#DA60CA"], [0.913, "#6C4516"], [0.9565, "#0D2A63"], [1, "#AF0038"]], "size": 3}, "mode": "markers", "name": "Japanese", "showlegend": true, "type": "scatter3d", "x": {"elided": "139 float values"}, "y": {"elided": "139 float values"}, "z": {"elided": "139 float values"}}, {"marker": {"colorscale": [[0, "#2E91E5"], [0.04348, "#E15F99"], [0.08696, "#1CA71C"], [0.1304, "#FB0D0D"], [0.1739, "#DA16FF"], [0.2174, "#222A2A"], [0.2609, "#B68100"], [0.3043, "#750D86"], [0.3478, "#EB663B"], [0.3913, "#511CFB"], [0.4348, "#00A08B"], [0.4783, "#FB00D1"], [0.5217, "#FC0080"], [0.5652, "#B2828D"], [0.6087, "#6C7C32"], [0.6522, "#778AAE"], [0.6957, "#862A16"], [0.7391, "#A777F1"], [0.7826, "#620042"], [0.8261, "#1616A7"], [0.8696, "#DA60CA"], [0.913, "#6C4516"], [0.9565, "#0D2A63"], [1, "#AF0038"]], "size": 3}, "mode": "markers", "name": "Korean", "showlegend": true, "type": "scatter3d", "x": {"elided": "132 float values"}, "y": {"elided": "132 float values"}, "z": {"elided": "132 float values"}}, {"marker": {"colorscale": [[0, "#2E91E5"], [0.04348, "#E15F99"], [0.08696, "#1CA71C"], [0.1304, "#FB0D0D"], [0.1739, "#DA16FF"], [0.2174, "#222A2A"], [0.2609, "#B68100"], [0.3043, "#750D86"], [0.3478, "#EB663B"], [0.3913, "#511CFB"], [0.4348, "#00A08B"], [0.4783, "#FB00D1"], [0.5217, "#FC0080"], [0.5652, "#B2828D"], [0.6087, "#6C7C32"], [0.6522, "#778AAE"], [0.6957, "#862A16"], [0.7391, "#A777F1"], [0.7826, "#620042"], [0.8261, "#1616A7"], [0.8696, "#DA60CA"], [0.913, "#6C4516"], [0.9565, "#0D2A63"], [1, "#AF0038"]], "size": 3}, "mode": "markers", "name": "Spanish", "showlegend": true, "type": "scatter3d", "x": {"elided": "197 float values"}, "y": {"elided": "197 float values"}, "z": {"elided": "197 float values"}}, {"marker": {"colorscale": [[0, "#2E91E5"], [0.04348, "#E15F99"], [0.08696, "#1CA71C"], [0.1304, "#FB0D0D"], [0.1739, "#DA16FF"], [0.2174, "#222A2A"], [0.2609, "#B68100"], [0.3043, "#750D86"], [0.3478, "#EB663B"], [0.3913, "#511CFB"], [0.4348, "#00A08B"], [0.4783, "#FB00D1"], [0.5217, "#FC0080"], [0.5652, "#B2828D"], [0.6087, "#6C7C32"], [0.6522, "#778AAE"], [0.6957, "#862A16"], [0.7391, "#A777F1"], [0.7826, "#620042"], [0.8261, "#1616A7"], [0.8696, "#DA60CA"], [0.913, "#6C4516"], [0.9565, "#0D2A63"], [1, "#AF0038"]], "size": 3}, "mode": "markers", "name": "Swahili", "showlegend": true, "type": "scatter3d", "x": {"elided": "178 float values"}, "y": {"elided": "178 float values"}, "z": {"elided": "178 float values"}}], "layout": {"autosize": false, "height": 600, "title": {"font": {"size": 13}, "text": "t-SNE 3D map (ppl: 255) of 1877 encodings for <sound> via\nLDA (15 topics; term: skippy2gram) x FastText (30 dims; term: 3gram; window: 5)"}, "width": 600}}
